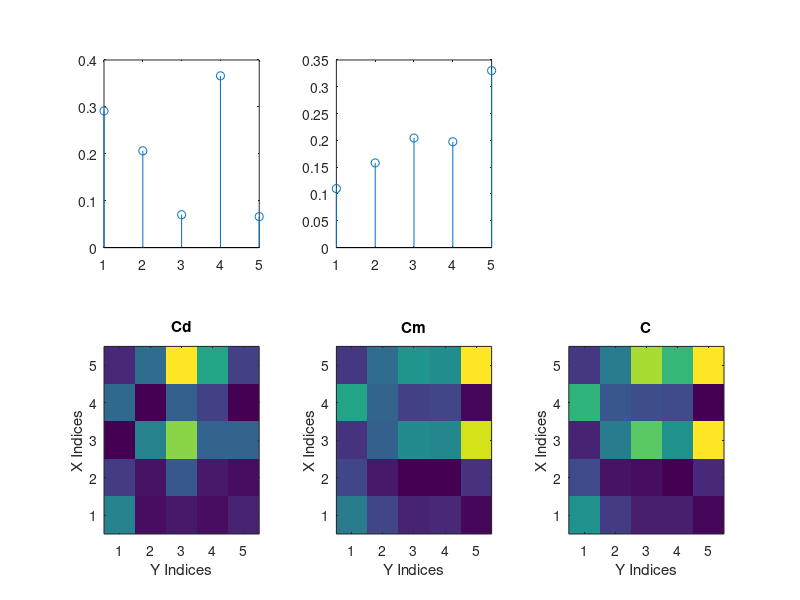

This chart was generated by the following MATLAB code: (Note: this script raises an error after producing the figure.)
%% Partial Optimal Transport examples

% Method:
% 1. Consider all the 1-1 mappings permutations possible
% 2. Determine the cost of each:
%   - Distance of mapping
%   - Mass imbalance of mapping
%       - Multiply distance by ratio of masses?
% 3. Build up a partial permutation matrix until enough mass of each
% distribution has been assigned (minimizing cost)

% Author: Aaron Geldert
% Last modified: 10 May 2022

clear; clc; close all;

n = 5;
dims = 3;
nVec = (1:n).';

% make dists
x = rand(n, dims); % assume dim 1 is mass, dims 2+ are coords
y = rand(n, dims);

% normalize
x(:,1) = x(:,1)./sum(x(:,1));
y(:,1) = y(:,1)./sum(y(:,1));

%% cost matrix
costBal = 0.5; % 0:1, 0 = only distance, 1 = only mass
Cd = zeros(n); % distance cost
Cm = zeros(n); % mass imbalance cost
q = 2;
for ii = 1:n
    for jj = 1:n
        Cd(ii,jj) = norm(x(ii,2:dims) - y(jj,2:dims)).^q;
        Cm(ii,jj) = max(x(ii,1)./y(jj,1), y(jj,1)./x(ii,1)) - 1; % set so min is 0
    end
end
C = (Cd*(1-costBal) +1) .* (Cm*costBal +1);

% plots
figure;
subplot(231);
stem(x(:,1));

subplot(232);
stem(y(:,1));

subplot(234);
imagesc(Cd); title('Cd');
xlabel('Y Indices'); ylabel('X Indices');
set(gca, 'YDir', 'normal');

subplot(235);
imagesc(Cm); title('Cm');
xlabel('Y Indices'); ylabel('X Indices');
set(gca, 'YDir', 'normal');

subplot(236);
imagesc(C); title('C');
xlabel('Y Indices'); ylabel('X Indices');
set(gca, 'YDir', 'normal');

%% Optimization
m_partial = 0.7;
cvx_begin
    variables S(n,n) % coupling matrix
    expression d
    d = C .* S
    minimize sum(d(:))
    subject to

    % map points, disregard masses
    sum(S(:)) >= n*m_partial % get enough total mass assigned!
    S * ones(n,1) <= 1
    S' *ones(n,1) <= 1
    S >= 0

    % preserve mass
%     sum(S(:)) == 1
%     S * ones(n,1) <= x(:,1)
%     S' *ones(n,1) <= y(:,1)
%     S >= 0
    
cvx_end

S = round(S);

S(S < 1e-6) = 0;

subplot(233);
imagesc(S);
title('S');
xlabel('Y Indices'); ylabel('X Indices');
set(gca, 'YDir', 'normal');

%% plot the 3D connections
figure;
scale = 400;
offset = 0.009;
scatter(x(:,2), x(:,3), (.001+x(:,1))*scale, 'b', 'filled');
hold on;
scatter(y(:,2), y(:,3), (.001+y(:,1))*scale, 'r', 'filled');

text(x(:, 2)+offset, x(:, 3), num2str((1:n)'), 'color', 'b');
text(y(:, 2)+offset, y(:, 3), num2str((1:n)'), 'color', 'r');

[row,col,val] = find(S);
for ii = 1:length(val)
    line([x(row(ii),2), y(col(ii),2)], [x(row(ii),3), y(col(ii),3)], 'Color','black');
end
xlabel('x'); ylabel('y');
title(['m = ' num2str(m_partial)]);


